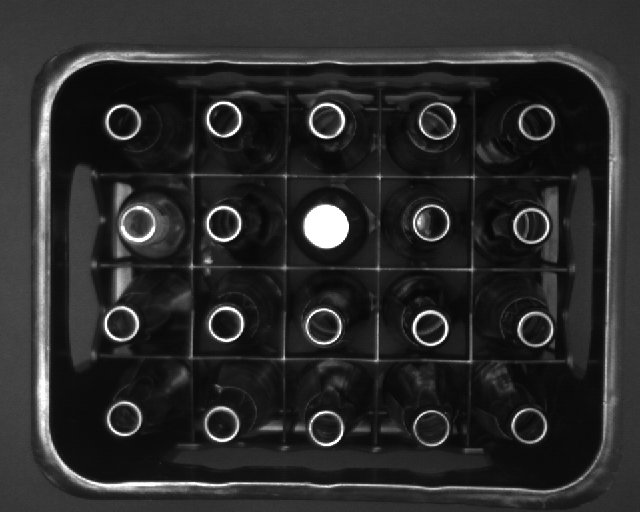
#> input picture images/bottle_crate_07.png, 640 x 512 px
$ jupyter execute countingBottles.ipynb
#> lines starting #> are read from the running program, lines starting #| are printed output that depends on the picture; after the words box and inside, x2 and y2 are one past the last pixel; in counts of white or black regions, pixels touching at a corner belong together
[cell 1]
import cv2
import numpy as np
import math

[cell 2]
img = cv2.imread("images/bottle_crate_07.png",cv2.IMREAD_COLOR)
#> img is the input picture: shape (512, 640, 3); min 6, max 255, mean 42.6
img = cv2.medianBlur(img,5)
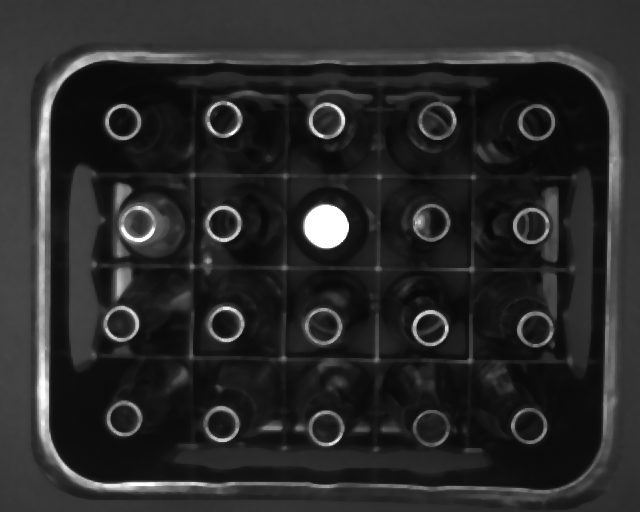
#> img: shape (512, 640, 3); min 6, max 255, mean 41.1
img2 = cv2.medianBlur(img,13)
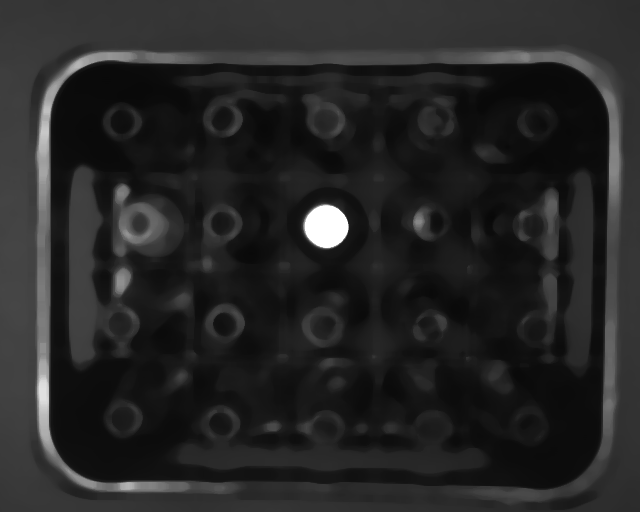
#> img2: shape (512, 640, 3); min 8, max 255, mean 37.6

[cell 3]
gray = cv2.cvtColor(img, cv2.COLOR_BGR2GRAY)
gray2 = cv2.cvtColor(img2, cv2.COLOR_BGR2GRAY)

[cell 4]
normal_bottles= cv2.HoughCircles(gray,cv2.HOUGH_GRADIENT,1,40
                                    ,param1 = 32
                                    ,param2=30,minRadius =1, maxRadius =26)
#> normal_bottles = 19 rows, first 8: [123.5, 418.5, 17.2], [531.5, 225.5, 18], [122.5, 121.5, 14.6], [223.5, 223.5, 14.1], [429.5, 327.5, 17.4], [535.5, 329.5, 14.1], [430.5, 427.5, 14.7], [322.5, 325.5, 14.7]

[cell 5]
flip_bottles =cv2.HoughCircles(gray2,cv2.HOUGH_GRADIENT,1,40
                                    ,param1 = 32
                                    ,param2=30,minRadius =30, maxRadius =38)
#> flip_bottles = [[153.5, 225.5, 30.8]]

[cell 6]
num_bottles=0
if normal_bottles is not None:
    normal_bottles = np.uint16(np.around(normal_bottles))
#> normal_bottles = 19 rows, first 8: [124, 418, 17], [532, 226, 18], [122, 122, 15], [224, 224, 14], [430, 328, 17], [536, 330, 14], [430, 428, 15], [322, 326, 15]

    for pt in normal_bottles[0, :]:
        a, b, r = pt[0], pt[1], pt[2]
        cv2.circle(img, (a, b), r, (0, 255, 0), 2)
        cv2.circle(img, (a, b), 1, (0, 0, 255), 3)
        num_bottles=num_bottles+1
#> this loop made 19 passes
#> (a, b, r) on passes 1 to 12: (124, 418, 17), (532, 226, 18), (122, 122, 15), (224, 224, 14), (430, 328, 17), (536, 330, 14), (430, 428, 15), (322, 326, 15), (138, 224, 18), (222, 424, 14), (536, 122, 19), (224, 118, 14)
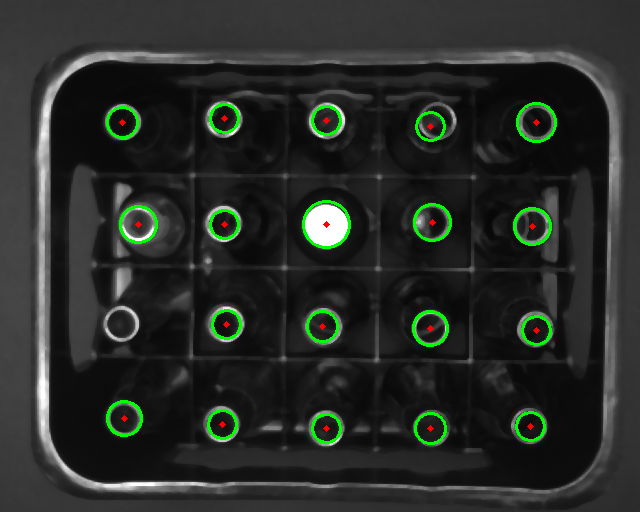
#> img: shape (512, 640, 3); 1.87% of pixels changed, all inside (x1, y1, x2, y2) = (106, 102, 557, 445)
#> after the loop, num_bottles = 19
else:
    num_bottles = 0

[cell 7]
num_flipped_bottles = 0
if flip_bottles is not None:
    flip_bottles = np.uint16(np.around(flip_bottles))
#> flip_bottles = [[154, 226, 31]]
    for pt in flip_bottles[0, :]:
        a, b, r = pt[0], pt[1], pt[2]
        cv2.circle(img, (a, b), r, (0, 255, 0), 2)
        cv2.circle(img, (a, b), 1, (0, 0, 255), 3)
        num_flipped_bottles =num_flipped_bottles +1
#> this loop made 1 pass
#> (a, b, r, num_flipped_bottles) on pass 1: (154, 226, 31, 1)
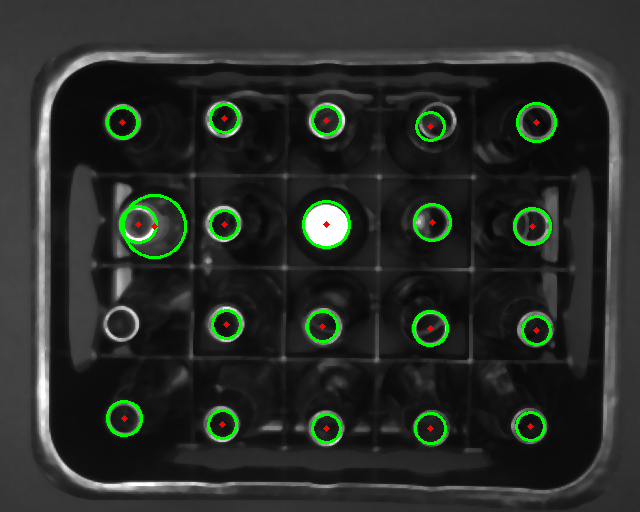
#> img: shape (512, 640, 3); 0.17% of pixels changed, all inside (x1, y1, x2, y2) = (122, 194, 187, 259)
#> after the loop, num_flipped_bottles = 1
else:
    num_flipped_bottles  = 0

num_bottles = num_bottles+num_flipped_bottles
#> num_bottles = 20
num_bottles
#> Out = 20

[cell 8]
font = cv2.FONT_HERSHEY_SIMPLEX
#> font = 0
font_scale = 1
org = (200,50)
color = (255,255,255)
text = '# bottles = '+str(num_bottles)
#> text = '# bottles = 20'
img = cv2.putText(img, text, org, font,
                   font_scale, color, 5, cv2.LINE_AA)
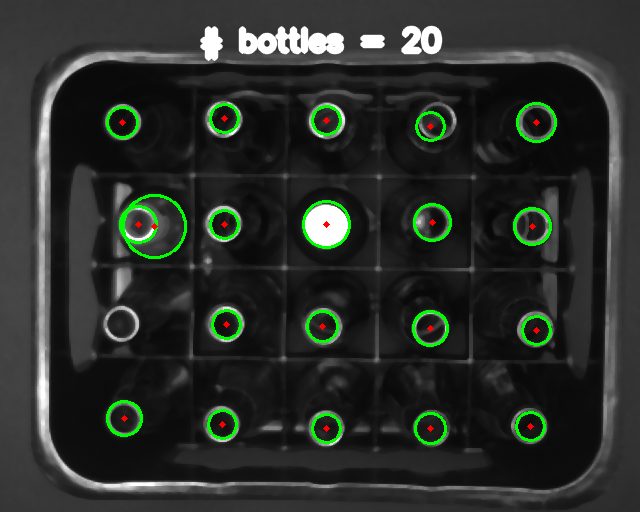
#> img: shape (512, 640, 3); 1.3% of pixels changed, all inside (x1, y1, x2, y2) = (200, 25, 443, 62)

$ run again, with images/bottle_crate_01.png copied over images/bottle_crate_07.png
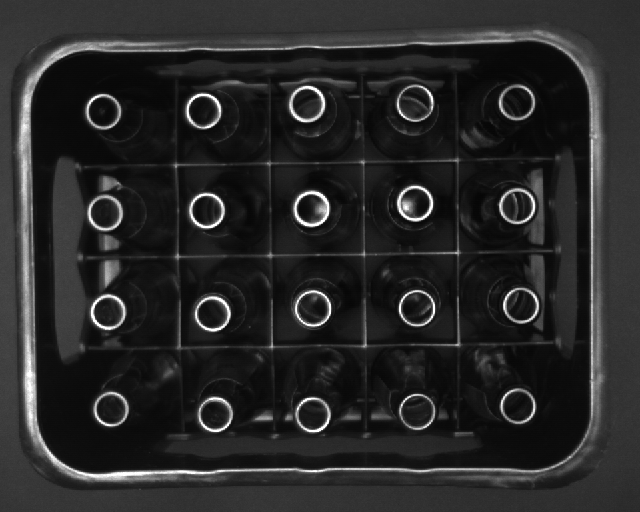
#> input picture images/bottle_crate_01.png, 640 x 512 px
#> img is the input picture: shape (512, 640, 3); min 6, max 255, mean 40.3
#> `normal_bottles= cv2.HoughCircles(gray,cv2.HOUGH_GRADIENT,1,40 ,param1 ..`: normal_bottles = 20 rows, first 8: [516.5, 102.5, 18.5], [306.5, 103.5, 18.6], [102.5, 111.5, 17.4], [107.5, 311.5, 17.2], [517.5, 405.5, 14.1], [202.5, 110.5, 14.1], [312.5, 414.5, 18.2], [105.5, 212.5, 18.5]
#> flip_bottles = None
#> `normal_bottles = np.uint16(np.around(normal_bottles))`: normal_bottles = 20 rows, first 8: [516, 102, 18], [306, 104, 19], [102, 112, 17], [108, 312, 17], [518, 406, 14], [202, 110, 14], [312, 414, 18], [106, 212, 18]
#> the loop `for pt in normal_bottles[0, :]:` made 20 passes
#> after the loop `for pt in normal_bottles[0, :]:`:
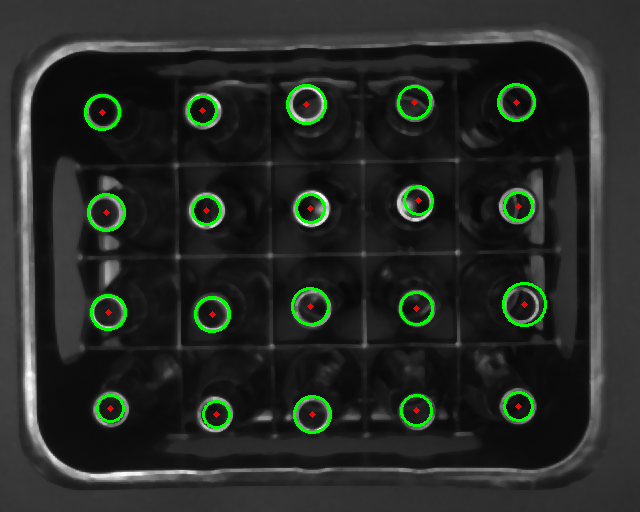
#> img: shape (512, 640, 3); mean B, G, R 36.9, 41.6, 37.3
#> after the loop `for pt in normal_bottles[0, :]:`: num_bottles = 20
#> font = 0
#> text = '# bottles = 20'
#> `img = cv2.putText(img, text, org, font, font_scale, color, 5, cv2.LINE..`:
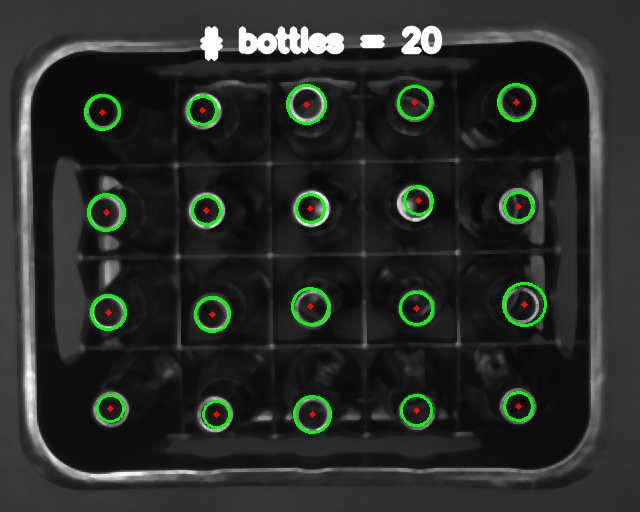
#> img: shape (512, 640, 3); 1.3% of pixels changed, all inside (x1, y1, x2, y2) = (200, 25, 443, 62)

$ run again, with images/bottle_crate_02.png copied over images/bottle_crate_07.png
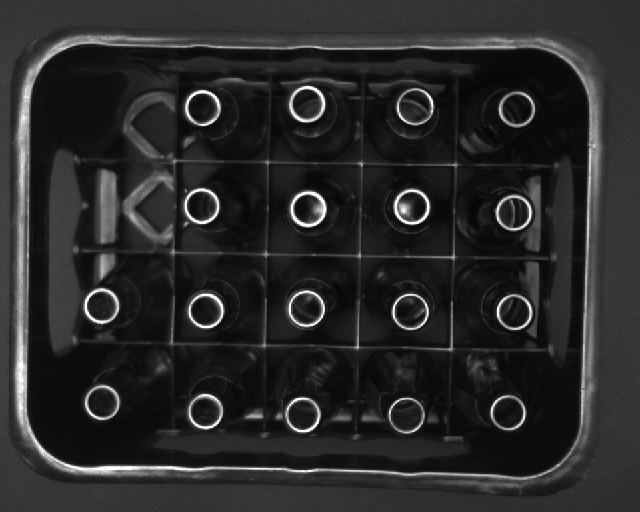
#> input picture images/bottle_crate_02.png, 640 x 512 px
#> img is the input picture: shape (512, 640, 3); min 6, max 255, mean 41.5
#> `normal_bottles= cv2.HoughCircles(gray,cv2.HOUGH_GRADIENT,1,40 ,param1 ..`: normal_bottles = 18 rows, first 8: [516.5, 108.5, 18.5], [507.5, 412.5, 14.5], [306.5, 103.5, 18.6], [307.5, 208.5, 18.5], [204.5, 411.5, 17.4], [202.5, 107.5, 14.6], [411.5, 206.5, 14.7], [201.5, 205.5, 14.6]
#> flip_bottles = None
#> `normal_bottles = np.uint16(np.around(normal_bottles))`: normal_bottles = 18 rows, first 8: [516, 108, 18], [508, 412, 14], [306, 104, 19], [308, 208, 18], [204, 412, 17], [202, 108, 15], [412, 206, 15], [202, 206, 15]
#> the loop `for pt in normal_bottles[0, :]:` made 18 passes
#> after the loop `for pt in normal_bottles[0, :]:`:
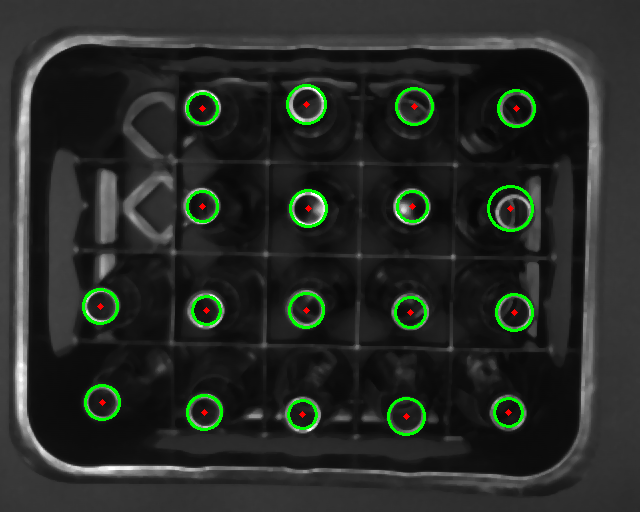
#> img: shape (512, 640, 3); mean B, G, R 38.2, 42.7, 38.6
#> after the loop `for pt in normal_bottles[0, :]:`: num_bottles = 18
#> font = 0
#> text = '# bottles = 18'
#> `img = cv2.putText(img, text, org, font, font_scale, color, 5, cv2.LINE..`:
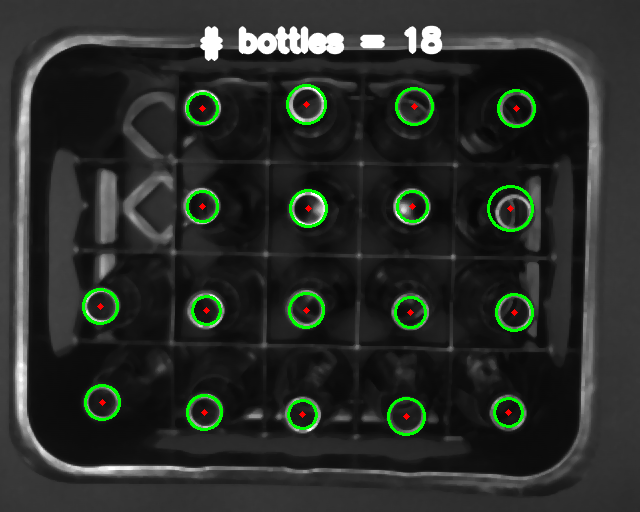
#> img: shape (512, 640, 3); 1.26% of pixels changed, all inside (x1, y1, x2, y2) = (200, 25, 443, 62)
